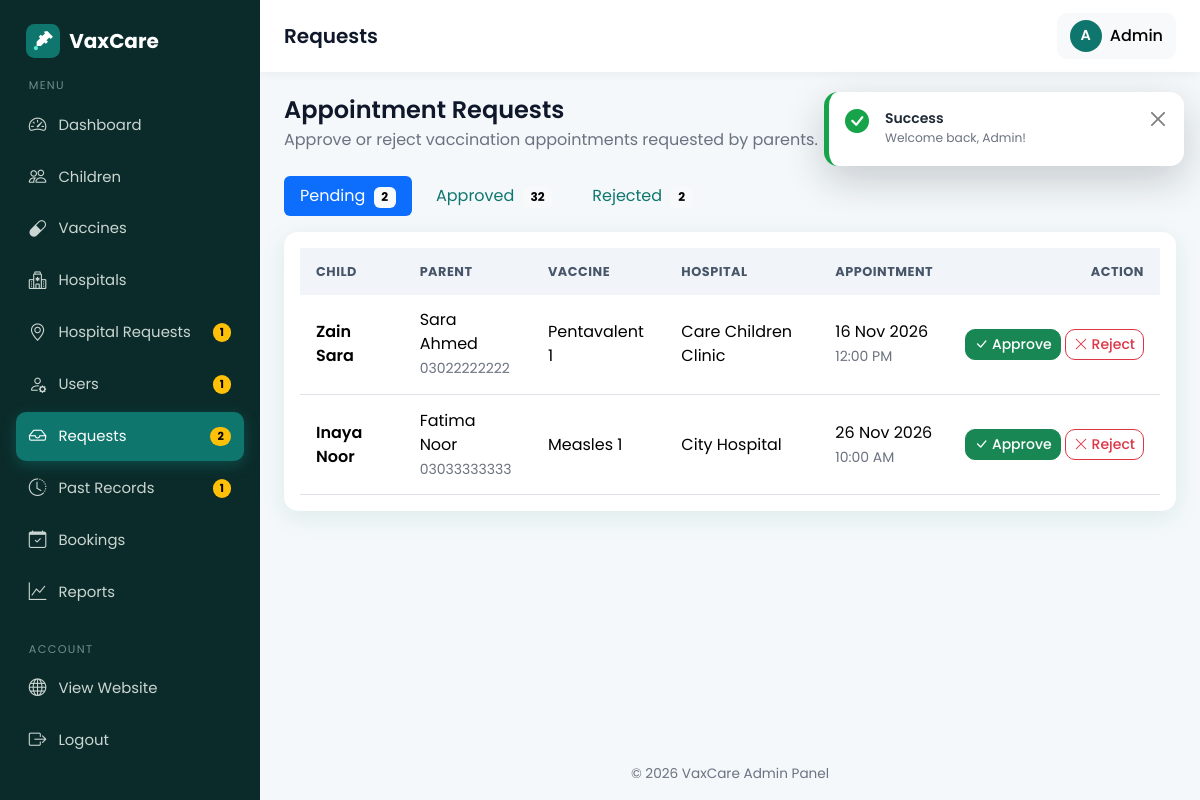
The app's page /admin/requests.php (signed in) with its own data.
### tables this page shows
CREATE TABLE bookings (
  id INT AUTO_INCREMENT PRIMARY KEY,
  child_id INT NOT NULL,
  parent_id INT NOT NULL,
  hospital_id INT NOT NULL,
  vaccine_id INT NOT NULL,
  appointment_date DATE NOT NULL,
  appointment_time TIME NOT NULL,
  approval_status ENUM('pending','approved','rejected') NOT NULL DEFAULT 'pending',
  vaccination_status ENUM('pending','vaccinated','not_vaccinated') NOT NULL DEFAULT 'pending',
  created_at TIMESTAMP DEFAULT CURRENT_TIMESTAMP,
  FOREIGN KEY (child_id)    REFERENCES children(id)  ON DELETE CASCADE,
  FOREIGN KEY (parent_id)   REFERENCES users(id)     ON DELETE CASCADE,
  FOREIGN KEY (hospital_id) REFERENCES hospitals(id) ON DELETE CASCADE,
  FOREIGN KEY (vaccine_id)  REFERENCES vaccines(id)  ON DELETE CASCADE
);

CREATE TABLE children (
  id INT AUTO_INCREMENT PRIMARY KEY,
  parent_id INT NOT NULL,
  name VARCHAR(100) NOT NULL,
  dob DATE NOT NULL,
  gender ENUM('male','female') NOT NULL,
  blood_group VARCHAR(5),
  created_at TIMESTAMP DEFAULT CURRENT_TIMESTAMP,
  FOREIGN KEY (parent_id) REFERENCES users(id) ON DELETE CASCADE
);

CREATE TABLE users (
  id INT AUTO_INCREMENT PRIMARY KEY,
  name VARCHAR(100) NOT NULL,
  email VARCHAR(120) NOT NULL UNIQUE,
  password VARCHAR(255) NOT NULL,           
  phone VARCHAR(20),
  role ENUM('admin','parent','hospital') NOT NULL,
  status ENUM('active','pending','disabled') NOT NULL DEFAULT 'active',   
  failed_logins INT NOT NULL DEFAULT 0,                                   
  locked_until DATETIME NULL,                                             
  city VARCHAR(80) NULL,                                                  
  address VARCHAR(255) NULL,                                              
  created_at TIMESTAMP DEFAULT CURRENT_TIMESTAMP
);

CREATE TABLE vaccines (
  id INT AUTO_INCREMENT PRIMARY KEY,
  vaccine_name VARCHAR(120) NOT NULL,
  description VARCHAR(255),
  recommended_age VARCHAR(50),               
  recommended_age_days INT NOT NULL DEFAULT 0,
  availability ENUM('available','unavailable') NOT NULL DEFAULT 'available'
);

CREATE TABLE hospitals (
  id INT AUTO_INCREMENT PRIMARY KEY,
  user_id INT NULL,                          
  hospital_name VARCHAR(150) NOT NULL,
  address VARCHAR(255) NOT NULL,
  location VARCHAR(100) NOT NULL,            
  phone VARCHAR(20),
  license_no VARCHAR(60) NULL,                       
  created_at TIMESTAMP DEFAULT CURRENT_TIMESTAMP,
  FOREIGN KEY (user_id) REFERENCES users(id) ON DELETE SET NULL
);

### admin/requests.php (the view, shortened to what this page needs)
<?php
require_once __DIR__ . '/../config/db.php';
$allowed = ['pending', 'approved', 'rejected'];
$status  = in_array($_GET['status'] ?? '', $allowed, true) ? $_GET['status'] : 'pending';
$counts = $pdo->query("SELECT approval_status, COUNT(*) FROM bookings GROUP BY approval_status")
              ->fetchAll(PDO::FETCH_KEY_PAIR);
$stmt = $pdo->prepare(
    "SELECT b.id, b.appointment_date, b.appointment_time, b.approval_status,
            c.name AS child_name, u.name AS parent_name, u.phone AS parent_phone,
            v.vaccine_name, v.availability, h.hospital_name
     FROM bookings b
     JOIN children  c ON c.id = b.child_id
     JOIN users     u ON u.id = b.parent_id
     JOIN vaccines  v ON v.id = b.vaccine_id
     JOIN hospitals h ON h.id = b.hospital_id
     WHERE b.approval_status = ?
     ORDER BY b.appointment_date ASC, b.id ASC"
);
$stmt->execute([$status]);
$requests = $stmt->fetchAll();
require_once __DIR__ . '/../includes/admin_header.php';
?>
<div class="mb-4">
  <h4 class="mb-1">Appointment Requests</h4>
  <p class="text-muted mb-0">Approve or reject vaccination appointments requested by parents.</p>
</div>
<ul class="nav nav-pills mb-3 gap-2">
  <?php foreach ($allowed as $s): ?>
    <li class="nav-item">
      <a class="nav-link <?= $status === $s ? 'active' : '' ?>" href="?status=<?= $s ?>">
        <?= ucfirst($s) ?>
        <span class="badge text-bg-light ms-1"><?= (int)($counts[$s] ?? 0) ?></span>
      </a>
    </li>
  <?php endforeach; ?>
</ul>
<div class="card">
  <div class="card-body">
    <div class="table-responsive">
      <table class="table table-hover table-stack mb-0">
        <thead>
          <tr>
            <th>Child</th><th>Parent</th><th>Vaccine</th><th>Hospital</th><th>Appointment</th>
            <th class="text-end"><?= $status === 'pending' ? 'Action' : 'Status' ?></th>
          </tr>
        </thead>
        <tbody>
          <?php foreach ($requests as $r): ?>
            <tr>
              <td data-label="Child" class="fw-semibold"><?= e($r['child_name']) ?></td>
              <td data-label="Parent">
                <div><?= e($r['parent_name']) ?></div>
                <small class="text-muted"><?= e($r['parent_phone']) ?></small>
              </td>
              <td data-label="Vaccine">
                <div><?= e($r['vaccine_name']) ?></div>
              </td>
              <td data-label="Hospital"><?= e($r['hospital_name']) ?></td>
              <td data-label="Appointment">
                <div><?= format_date($r['appointment_date']) ?></div>
                <small class="text-muted"><?= date('h:i A', strtotime($r['appointment_time'])) ?></small>
              </td>
              <?php if ($r['approval_status'] === 'pending'): ?>
                <td class="text-end text-nowrap">
                  <form method="post" action="<?= BASE_URL ?>/admin/request_action.php" class="d-inline">
                    <button type="submit" class="btn btn-sm btn-success"><i class="bi bi-check-lg"></i> Approve</button>
                  </form>
                  <form method="post" action="<?= BASE_URL ?>/admin/request_action.php" class="d-inline">
                    <button type="submit" class="btn btn-sm btn-outline-danger"
                            data-confirm="Reject this request?"><i class="bi bi-x-lg"></i> Reject</button>
                  </form>
                </td>
              <?php else: ?>
                <td class="text-end" data-label="Status"><?= status_badge($r['approval_status']) ?></td>
              <?php endif; ?>
            </tr>
          <?php endforeach; ?>
        </tbody>
      </table>
    </div>
  </div>
</div>
<?php require_once __DIR__ . '/../includes/admin_footer.php'; ?>

### assets/css/style.css (style rules this page uses)
:root { --brand: #0f766e; --brand-dark: #115e59; --brand-light: #ccfbf1; --accent: #2563eb; --bg: #f4f8fa; --text: #1f2937; --muted: #6b7280; --radius: 14px; --shadow: 0 6px 24px rgba(15, 118, 110, 0.10); --bs-primary: #0f766e; --bs-primary-rgb: 15, 118, 110; --bs-link-color: #0f766e; --bs-link-hover-color: #115e59; --bs-body-font-family: 'Poppins', system-ui, sans-serif; --bs-body-color: var(--text); }
html { scroll-behavior: smooth; }
body { font-family: 'Poppins', system-ui, sans-serif; background: var(--bg); color: var(--text); min-height: 100vh; display: flex; flex-direction: column; }
h1, h2, h3, h4, h5, h6 { font-weight: 600; color: #0f172a; }
.text-muted { color: var(--muted) !important; }
.btn { border-radius: 10px; font-weight: 500; transition: all .2s ease; }
.card { border: 0; border-radius: var(--radius); box-shadow: var(--shadow); }
.table thead th { background: #f1f5f9; font-size: .8rem; text-transform: uppercase; letter-spacing: .04em; color: #475569; border-bottom: 0; white-space: nowrap; }
.table > :not(caption) > * > * { padding: .85rem 1rem; vertical-align: middle; }
body.admin-body { display: block; background: var(--bg); }
:root { --bs-primary-bg-subtle: #ccfbf1; --bs-primary-text-emphasis: #0f766e; }
html { scroll-padding-top: 80px; }

### records on screen
bookings: child.name "Zain Sara", parent.name "Sara Ahmed", parent.phone "03022222222", vaccine.vaccine_name "Pentavalent 1", hospital.hospital_name "Care Children Clinic", appointment_date "16 Nov 2026", appointment_time "12:00 PM"
bookings: child.name "Inaya Noor", parent.name "Fatima Noor", parent.phone "03033333333", vaccine.vaccine_name "Measles 1", hospital.hospital_name "City Hospital", appointment_date "26 Nov 2026", appointment_time "10:00 AM"

### other values on screen
APP_NAME "VaxCare"
$label "Dashboard"
$label "Children"
$label "Vaccines"
$label "Hospitals"
$label "Hospital Requests"
$badges[$file] "1"
$label "Users"
$label "Requests"
$badges[$file] "2"
$label "Past Records"
$label "Bookings"
$label "Reports"
$pageTitle "Requests"
mb_strtoupper(mb_substr($_SESSION['name'] ?? 'A', 0, 1)) "A"
